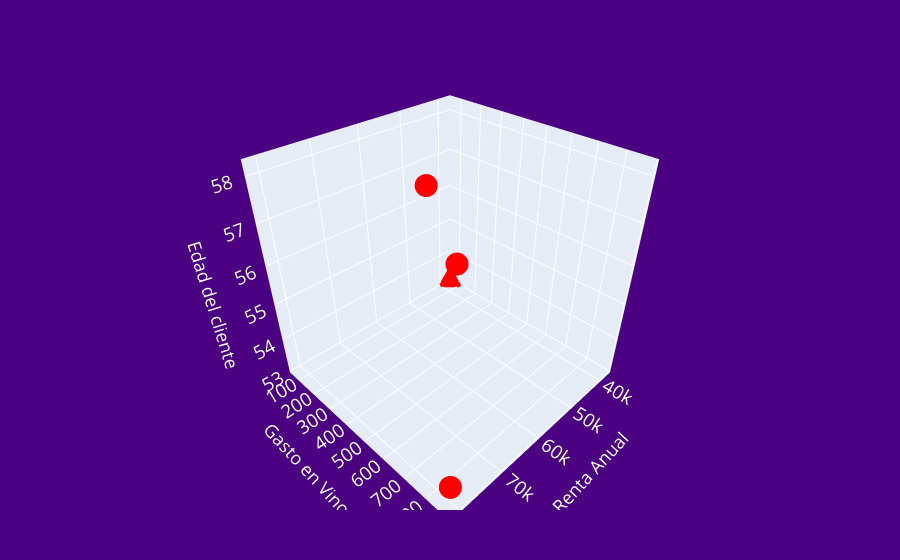

The cell this chart's notebook holds for it:
### Code cell
figura = go.Figure()
figura.add_trace(go.Scatter3d(x=centros['Renta_Anual'],
                              y=centros['GastoVinos'],
                              z=centros['Edad'],
                              mode='markers',
                              marker=dict(color='red'),
                              text=[0,1,2,3]))
figura.update_layout(
    scene=dict(xaxis_title='Renta Anual',
               yaxis_title='Gasto en Vinos',
               zaxis_title='Edad del cliente'),
    margin=dict(l=20, r=20, t=50, b=50),
    paper_bgcolor="indigo",
    font=dict(
        size=15,
        color="white"
        )
)
figura.show()

### Figure 1 — Plotly figure (JSON) as saved in the notebook; plotly's stock layout.template omitted (floating-point values rounded to 4 significant figures)
{"data": [{"marker": {"color": "red"}, "mode": "markers", "text": ["0", "1", "2", "3"], "type": "scatter3d", "x": [50020.0, 37930.0, 66590.0, 81110.0], "y": [329.1, 65.76, 511.0, 879.7], "z": [55.12, 53.13, 58.18, 53.68]}], "layout": {"font": {"color": "white", "size": 15}, "margin": {"b": 50, "l": 20, "r": 20, "t": 50}, "paper_bgcolor": "indigo", "scene": {"xaxis": {"title": {"text": "Renta Anual"}}, "yaxis": {"title": {"text": "Gasto en Vinos"}}, "zaxis": {"title": {"text": "Edad del cliente"}}}}}
